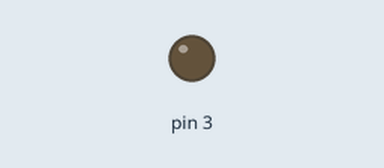
Recording of a sketch running on a simulated Arduino Uno, built with avr-gcc and run on an emulated ATmega328P. Parts: output pins drawn as LEDs (lit = HIGH). Pins used as bus, display or sensor lines are not drawn.

Above: at 0.5 s.
At 43.0 s:
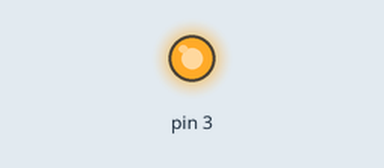
Timing chart, 0 to 56.0 s (numbered marks = the images above):
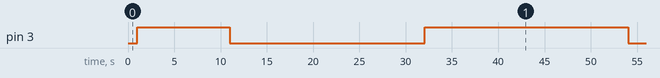

The sketch:

SterDirOutputTest.ino
```cpp
void setup() {
  // put your setup code here, to run once:
  pinMode(2, OUTPUT);
  pinMode(3, OUTPUT);
}

void loop() {
  // put your main code here, to run repeatedly:
  delay(1000);

  digitalWrite(3, HIGH);
  delay(1);
  for(int i = 0; i<1000; i++) {
    digitalWrite(2, HIGH);
    delayMicroseconds(1);
    digitalWrite(2, LOW);
    delay(10);

  }
  digitalWrite(3, LOW);
  delay(1000);
  for(int i = 0; i<2000; i++) {
    digitalWrite(2, HIGH);
    delayMicroseconds(1);
    digitalWrite(2, LOW);
    delay(10);

  }
 digitalWrite(3, HIGH);
  delay(1000);

  for(int i = 0; i<1000; i++) {
    digitalWrite(2, HIGH);
    delayMicroseconds(1);
    digitalWrite(2, LOW);
    delay(10);

  }


}
```

Measured:
- by itself, pin 3: repeats every 43.1 s: LOW 21.0 s, HIGH 22.0 s
